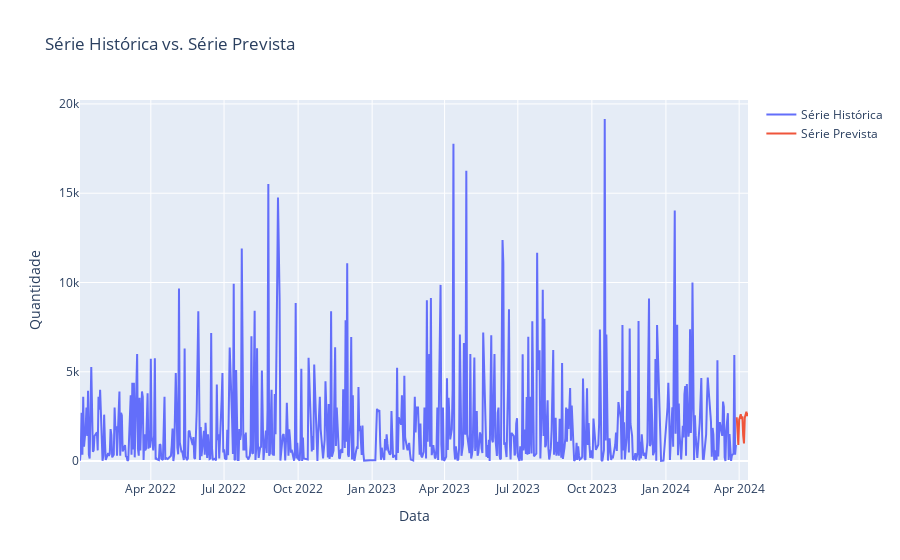

The notebook cell this image was saved under:
### Code cell
import plotly.graph_objects as go
import pandas as pd
from prophet import Prophet

# Renomear as colunas de acordo com o formato esperado pelo Prophet
df_filtrado_prophet = df_filtrado[['data', 'quantidade']].copy()
df_filtrado_prophet.columns = ['ds', 'y']

# Verificar e remover datas duplicadas na série histórica
df_filtrado_prophet = df_filtrado_prophet[~df_filtrado_prophet.duplicated(subset='ds')]

# Inicializar o modelo Prophet
model_prophet = Prophet()

# Ajustar o modelo aos dados históricos
model_prophet.fit(df_filtrado_prophet)

# Criar um DataFrame com as datas dos próximos 15 dias para a previsão
future_dates = model_prophet.make_future_dataframe(periods=15)

# Fazer a previsão para os próximos 15 dias
forecast = model_prophet.predict(future_dates)

# Filtrar a previsão a partir da última data da série histórica
forecast_from_last_date = forecast[forecast['ds'] > df_filtrado_prophet['ds'].iloc[-1]]

# Criar um gráfico de linha com Plotly
fig = go.Figure()

# Adicionar a série histórica
fig.add_trace(go.Scatter(x=df_filtrado_prophet['ds'], y=df_filtrado_prophet['y'], mode='lines', name='Série Histórica'))

# Adicionar a série prevista a partir da última data da série histórica
fig.add_trace(go.Scatter(x=forecast_from_last_date['ds'], y=forecast_from_last_date['yhat'], mode='lines', name='Série Prevista'))

# Adicionar layout e título
fig.update_layout(title='Série Histórica vs. Série Prevista', xaxis_title='Data', yaxis_title='Quantidade')

# Mostrar o gráfico
fig.show()

### Figure 1 — Plotly figure (JSON) as saved in the notebook; plotly's stock layout.template omitted (floating-point values rounded to 4 significant figures; data arrays with more than 128 entries replaced by an {"elided": "..."} marker saying what was removed)
{"data": [{"mode": "lines", "name": "Série Histórica", "type": "scatter", "x": {"elided": "643 str values"}, "y": {"elided": "643 int values"}}, {"mode": "lines", "name": "Série Prevista", "type": "scatter", "x": ["2024-03-29T00:00:00", "2024-03-30T00:00:00", "2024-03-31T00:00:00", "2024-04-01T00:00:00", "2024-04-02T00:00:00", "2024-04-03T00:00:00", "2024-04-04T00:00:00", "2024-04-05T00:00:00", "2024-04-06T00:00:00", "2024-04-07T00:00:00", "2024-04-08T00:00:00", "2024-04-09T00:00:00", "2024-04-10T00:00:00", "2024-04-11T00:00:00", "2024-04-12T00:00:00"], "y": [2458.0, 1370.0, 903.6, 2326.0, 2479.0, 2622.0, 2355.0, 2513.0, 1442.0, 993.4, 2435.0, 2606.0, 2768.0, 2520.0, 2695.0]}], "layout": {"title": {"text": "Série Histórica vs. Série Prevista"}, "xaxis": {"title": {"text": "Data"}}, "yaxis": {"title": {"text": "Quantidade"}}}}
